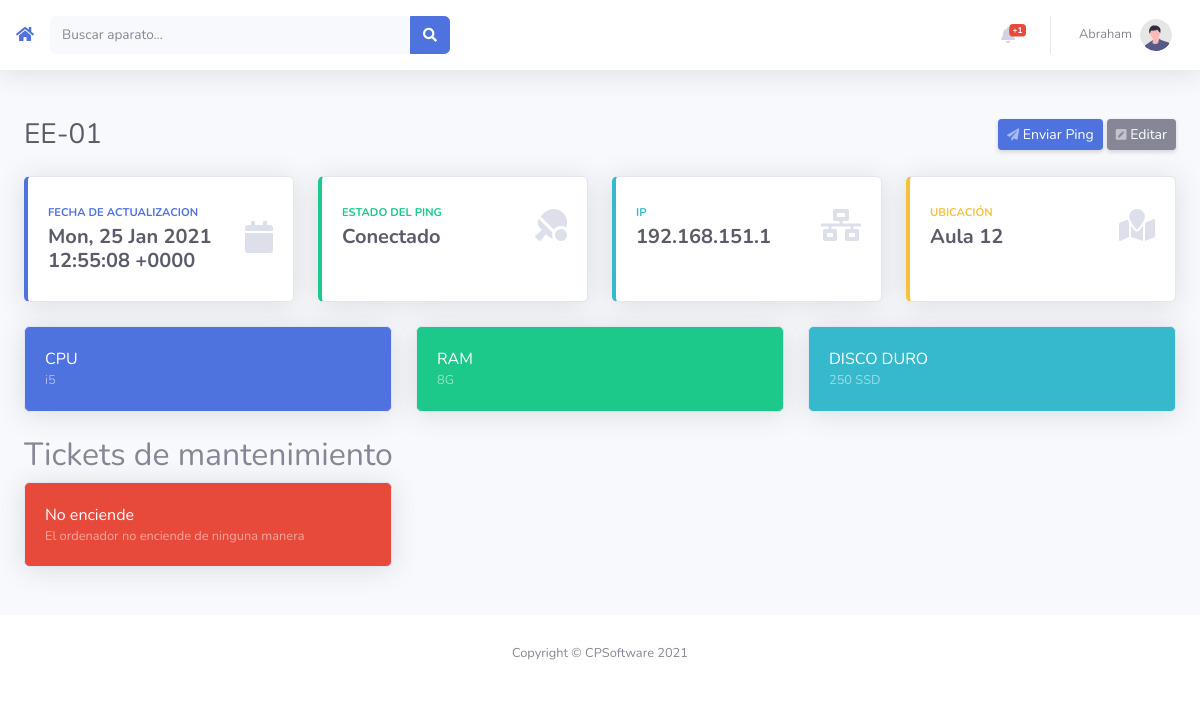
/aparato.php?a=1 (signed in), run on the app's committed database.
### tables this page shows
CREATE TABLE `tecnicos` (
  `id` bigint(20) UNSIGNED NOT NULL,
  `nombre` text NOT NULL,
  `apellidos` text NOT NULL,
  `telefono` text NOT NULL,
  `telegram` text NOT NULL,
  `mail` text NOT NULL,
  `clave` text NOT NULL,
  `user` text NOT NULL,
  `imagen` text NOT NULL
);

CREATE TABLE `ordenadores` (
  `id` bigint(20) UNSIGNED NOT NULL,
  `nombre` text NOT NULL,
  `ip` text NOT NULL,
  `ubicacion` text NOT NULL,
  `last_status` text NOT NULL,
  `status_date` text NOT NULL,
  `icono` text NOT NULL,
  `tipo` text NOT NULL,
  `cpu` text NOT NULL,
  `ram` text NOT NULL,
  `disco` text NOT NULL
);

CREATE TABLE `ticket` (
  `id` bigint(20) UNSIGNED NOT NULL,
  `aparato` text NOT NULL,
  `usuario` text NOT NULL,
  `tipo_error` text NOT NULL,
  `descripcion` text NOT NULL,
  `tecnico` text NOT NULL,
  `fecha` text NOT NULL,
  `estado` text NOT NULL
);

### aparato.php (the view, shortened to what the rows shown need)
<?php
include('database.php');
if(!isset($_GET['a']))
{
    header('Location: error.php?e=0');
}else
{
    $aparato = $_GET['a'];
}
function buscarbdo($sql)
{
    include('database.php');
    if(!$result = mysqli_query($link, $sql)){
        echo mysqli_error($link);
        header('Location: error.php?e=1');
    }
    return $result;
}
$sql = "SELECT * FROM ordenadores WHERE id = $aparato";
$bdo = buscarbdo($sql);
$info = mysqli_fetch_assoc($bdo);
?>
<!DOCTYPE html>
<html lang="en">
<head>
    <link href="vendor/fontawesome-free/css/all.min.css" rel="stylesheet" type="text/css">
    <link href="css/sb-admin-2.min.css" rel="stylesheet">
</head>
<body id="page-top">
    <div id="wrapper">
        <div id="content-wrapper" class="d-flex flex-column">
            <div id="content">
            <?include("topbar.php");?>
            <br>
                <div class="container-fluid">
                    <div class="d-sm-flex align-items-center justify-content-between mb-4">
                    <?
                                        if(isset($_GET["edit"]))
                                        {
                                            echo'<div class="row"><form method="post" action="aparato.php?a='.$info["id"].'"><input name="nombre" type="text" class="form-control form-control-user h3 mb-0 text-gray-800" value="'.$info['nombre'].'"><button class="btn btn-primary btn-user btn-block" type="submit">Guardar</button></form></div>';
                                        }else
                                        {
                                            echo '<h1 class="h3 mb-0 text-gray-800">'.$info['nombre'].'</h1>';
                                        }
                                        ?>
                        <div>
                        <a href="?a=<?echo $aparato?>&sendping=1" class="d-none d-sm-inline-block btn btn-sm btn-primary shadow-sm"> Enviar Ping</a>
                        <?
                        if(isset($_GET["edit"]))
                        {
                            echo '<a href="?a='.$aparato.'" class="d-none d-sm-inline-block btn btn-sm btn-secondary shadow-sm"><i
                            class="fas fa-window-close fa-sm text-white-50"></i> Cancelar</a>';
                        }else
                        {
                            echo '<a href="?a='.$aparato.'&edit=1" class="d-none d-sm-inline-block btn btn-sm btn-secondary shadow-sm"><i
                            class="fas fa-pen-square fa-sm text-white-50"></i> Editar</a>';
                        }
                        ?>
                        </div>
                    </div>
                    <div class="row">
                        <div class="col-xl-3 col-md-6 mb-4">
                            <div class="card border-left-primary shadow h-100 py-2">
                                <div class="card-body">
                                    <div class="row no-gutters align-items-center">
                                        <div class="col mr-2">
                                            <div class="text-xs font-weight-bold text-primary text-uppercase mb-1">
                                                Fecha de Actualizacion</div>
                                            <div class="h5 mb-0 font-weight-bold text-gray-800"><?echo date('r' , $info['status_date'])?></div>
                                        </div>
                                    </div>
                                </div>
                            </div>
                        </div>
                        <div class="col-xl-3 col-md-6 mb-4">
                            <div class="card border-left-success shadow h-100 py-2">
                                <div class="card-body">
                                    <div class="row no-gutters align-items-center">
                                        <div class="col mr-2">
                                            <div class="text-xs font-weight-bold text-success text-uppercase mb-1">
                                                Estado del ping</div>
                                            <div class="h5 mb-0 font-weight-bold text-gray-800"><?echo $info['last_status']?></div>
                                        </div>
                                    </div>
                                </div>
                            </div>
                        </div>
                        <div class="col-xl-3 col-md-6 mb-4">
                            <div class="card border-left-info shadow h-100 py-2">
                                <div class="card-body">
                                    <div class="row no-gutters align-items-center">
                                        <div class="col mr-2">
                                            <div class="row no-gutters align-items-center">
                                                <div class="col-auto">
                                                <?
                                        if(isset($_GET["edit"]))
                                        {
                                            echo'<form method="post" action="aparato.php?a='.$info["id"].'"><input name="ip" type="text" class="form-control form-control-user h5 mb-0 mr-3 font-weight-bold text-gray-800" value="'.$info['ip'].'"><br><button class="btn btn-primary btn-user btn-block" type="submit">Guardar</button></form>';
                                        }else
                                        {
                                            echo '<div class="h5 mb-0 mr-3 font-weight-bold text-gray-800">'.$info['ip'].'</div>';
                                        }
                                        ?>
                                                </div>
                                            </div>
                                        </div>
                                    </div>
                                </div>
                            </div>
                        </div>
                        <div class="col-xl-3 col-md-6 mb-4">
                            <div class="card border-left-warning shadow h-100 py-2">
                                <div class="card-body">
                                    <div class="row no-gutters align-items-center">
                                        <div class="col mr-2">
                                            <div class="text-xs font-weight-bold text-warning text-uppercase mb-1">
                                                Ubicación</div>
                                                <?
                                        if(isset($_GET["edit"]))
                                        {
                                            echo'<form method="post" action="aparato.php?a='.$info["id"].'"><input name="ubicacion" type="text" class="form-control form-control-user h5 mb-0 mr-3 font-weight-bold text-gray-800" value="'.$info['ubicacion'].'"><br><button class="btn btn-primary btn-user btn-block" type="submit">Guardar</button></form>';
                                        }else
                                        {
                                            echo '<div class="h5 mb-0 font-weight-bold text-gray-800">'.$info['ubicacion'].'</div>';
                                        }
                                        ?>
                                        </div>
                                    </div>
                                </div>
                            </div>
                        </div>
                    </div>
                    <div class="row">
                        <div class="col-xl-12 col-lg-7">
                        <div class="row">
                        <?
                        if($info['tipo'] == 'ordenador' || $info['tipo'] == 'servidor')
                        {
                            if(isset($_GET["edit"]))
                            {
                                echo(
                                    '<div class="col-lg-4 mb-3">
                                    <div class="card bg-primary text-white shadow">
                                        <div class="card-body">
                                            CPU
                                            <form method="post" action="aparato.php?a='.$aparato.'">
                                            <input name="cpu" class="form-control form-control-user text-black-50 small" value="'.$info['cpu'].'"><br>
                                            <button class="btn btn-primary btn-user btn-block" type="submit">Guardar</button>
                                            </form>
                                        </div>
                                    </div>
                                </div>
                                <div class="col-lg-4 mb-3">
                                    <div class="card bg-success text-white shadow">
                                        <div class="card-body">
                                            RAM
                                            <form method="post" action="aparato.php?a='.$aparato.'">
                                            <input name="ram" class="form-control form-control-user text-black-50 small" value="'.$info['ram'].'"><br>
                                            <button class="btn btn-primary btn-user btn-block" type="submit">Guardar</button>
                                            </form>
                                        </div>
                                    </div>
                                </div>
                                <div class="col-lg-4 mb-4">
                                    <div class="card bg-info text-white shadow">
                                        <div class="card-body">
                                            DISCO DURO
                                            <form method="post" action="aparato.php?a='.$aparato.'">
                                            <input name="discoduro" class="form-control form-control-user text-black-50 small" value="'.$info['disco'].'"><br>
                                            <button class="btn btn-primary btn-user btn-block" type="submit">Guardar</button>
                                            </form>
                                        </div>
                                    </div>
                                </div>'
                                );
                            }else
                            {
                                echo(
                                    '<div class="col-lg-4 mb-3">
                                    <div class="card bg-primary text-white shadow">
                                        <div class="card-body">
                                            CPU
                                            <div class="text-white-50 small">'.$info['cpu'].'</div>
                                        </div>
                                    </div>
                                </div>
                                <div class="col-lg-4 mb-3">
                                    <div class="card bg-success text-white shadow">
                                        <div class="card-body">
                                            RAM
                                            <div class="text-white-50 small">'.$info['ram'].'</div>
                                        </div>
                                    </div>
                                </div>
                                <div class="col-lg-4 mb-4">
                                    <div class="card bg-info text-white shadow">
                                        <div class="card-body">
                                            DISCO DURO
                                            <div class="text-white-50 small">'.$info['disco'].'</div>
                                        </div>
                                    </div>
                                </div>'
                                );
                            }
                        }
                        ?>
                            </div>
                        </div>
                    </div>
                    <h2>Tickets de mantenimiento</h2>
                    <div class="row">
                        <div class="col-lg-12 mb-4">
                            <div class="row">
                            <?
                            $aparato = $_GET['a'];
                        $sql = "SELECT * FROM ticket WHERE aparato=$aparato AND estado = 'pendiente'";
                        $do = buscarbdo($sql);
                        while($row = mysqli_fetch_assoc($do))
                        {
                            echo('<a style="text-decoration:none;" href="ticket.php?t='.$row['id'].'"><div class="col-lg-4 mb-4">
                            <div class="card bg-danger text-white shadow">
                                <div class="card-body">
                                    '.$row['tipo_error'].'
                                    <div class="text-white-50 small">'.$row['descripcion'].'</div>
                                </div>
                            </div></a>
                        </div>');
                        }
                        ?>
                            </div>
                        </div>
                    </div>
                </div>
            </div>
        </div>
</body>
</html>

### topbar.php (shortened to what the rows shown need)
<?
$user_id = $_SESSION["user_id"];
    $sql = "SELECT * FROM tecnicos WHERE id = $user_id";
    $search = mysqli_query($link, $sql);
    $user_info = mysqli_fetch_assoc($search);
?>
<nav class="navbar navbar-expand navbar-light bg-white topbar mb-4 static-top shadow">
    <ul class="navbar-nav ml-auto">
                <?
                    $sql = "SELECT * FROM ticket WHERE tecnico = $user_id AND estado = 'pendiente'";
                    $conteo_tickets = 0;
                    if($ticket_bd = mysqli_query($link, $sql))
                    {
                        while($ticket = mysqli_fetch_assoc($ticket_bd)){
                            $conteo_tickets++;
                        }
                    }else
                    {
                        $conteo_tickets = 0;
                        echo '
                    </a>';
                    }
                ?>
                <?
                if($conteo_tickets > 0)
                {
                    $sql = "SELECT * FROM ticket WHERE tecnico = $user_id";
                    $ticket_bd = mysqli_query($link, $sql);
                    while($ticket = mysqli_fetch_assoc($ticket_bd))
                    {
                        $aparato = $ticket["aparato"];
                            $sql = "SELECT * FROM ordenadores WHERE id = $aparato";
                            $do = mysqli_query($link, $sql);
                    }
                }
                ?>
        <li class="nav-item dropdown no-arrow">
            <a class="nav-link dropdown-toggle" href="#" id="userDropdown" role="button"
                data-toggle="dropdown" aria-haspopup="true" aria-expanded="false">
                <span class="mr-2 d-none d-lg-inline text-gray-600 small"><? echo $user_info["nombre"]?></span>
                <img class="img-profile rounded-circle"
                    src="img/undraw_profile.svg">
            </a>
        </li>
    </ul>
</nav>

### data on the page
tecnicos: nombre "Abraham"
ordenadores: nombre "EE-01", status_date "Mon, 25 Jan 2021 12:55:08 +0000", last_status "Conectado", ip "192.168.151.1", ubicacion "Aula 12", cpu "i5", ram "8G", disco "250 SSD"
ticket: tipo_error "No enciende", descripcion "El ordenador no enciende de ninguna manera"

### other printed values
$conteo_tickets "1"
